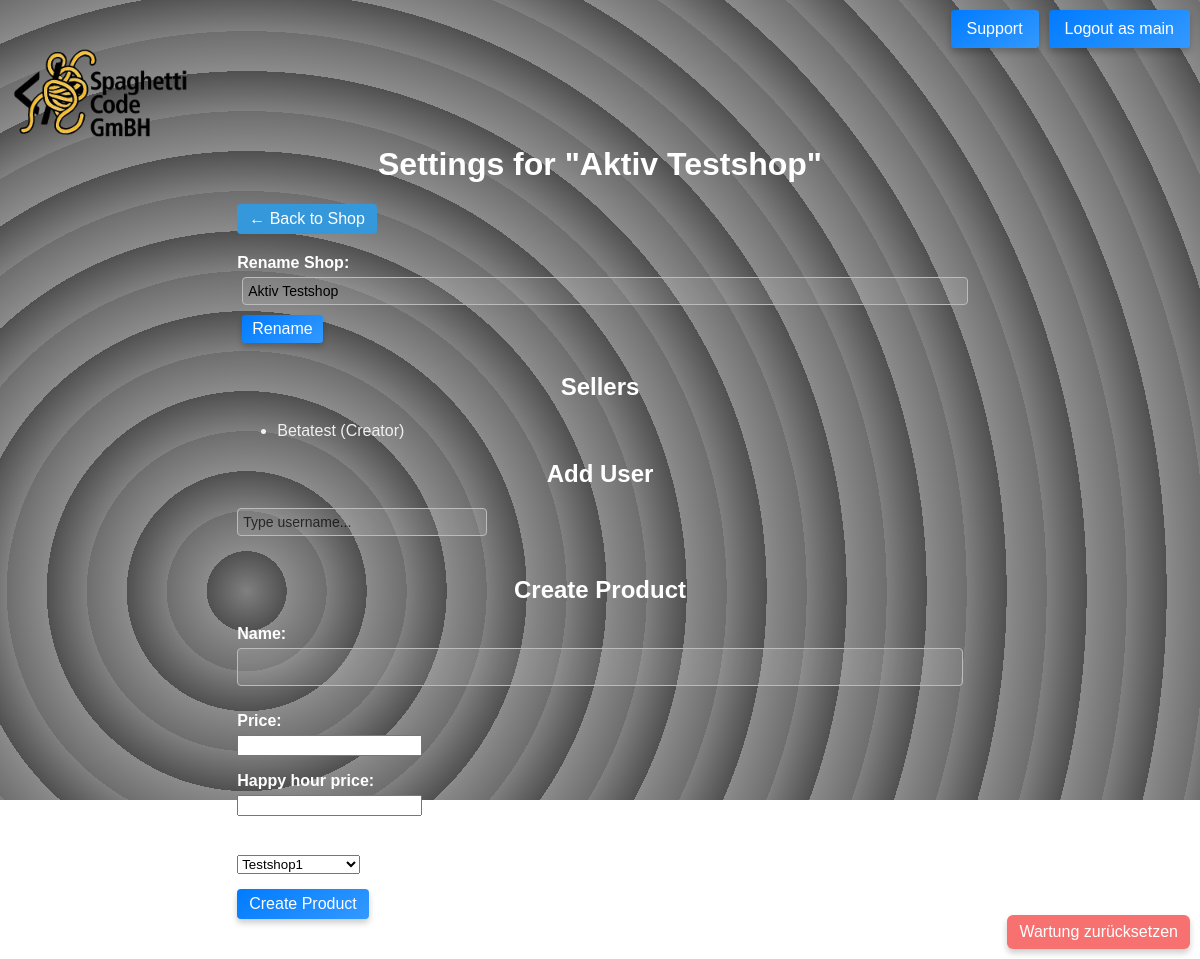
The app's page /Shop/2/settings/ (signed in) with its own data.
### main/models.py (models this page shows, shortened)
class Shop(models.Model):
    name = models.CharField(max_length=50)
    old_sellers = models.ManyToManyField(User, related_name='shops')
    sellers = models.ManyToManyField(User, related_name='new_shops', blank=True, through='ShopUser')
    activated = models.BooleanField(default=False)

class ShopUser(models.Model):
    user = models.ForeignKey(User, on_delete=models.CASCADE)
    shop = models.ForeignKey(Shop, on_delete=models.CASCADE)
    level = models.IntegerField(default=1)  # 0 = Locked | 1 = Seller | 2 = Manager | 3 = Creator
    class Meta:
        unique_together = ("user", "shop")
        db_table = "main_shopuser"

### main/views.py (the view, shortened to what this page needs)
# urls.py: path("Shop/<shop_id>/settings/", ShopSettings, name="ShopSettings"),
def ShopSettings(request, shop_id):
    id = shop_id
    shop = get_object_or_404(Shop, id=id)
    actor_level = get_actor_level(request.user, shop)
    shop_users = ShopUser.objects.filter(shop=shop)
    if request.method == 'POST' and 'create_product' in request.POST:
        form = ProductAddForm(request.user, request.POST)
        if form.is_valid():
            form.save()
            messages.success(request, 'Product created successfully!')
            return redirect('ShopSettings', shop_id=shop.id)
    else:
        form = ProductAddForm(request.user)
    for su in shop_users:
        su.level_name = LEVELS.get(su.level, "Unknown")
        su.allowed_levels = [(lvl, name) for lvl, name in LEVELS.items() if lvl <= actor_level]
    context = {
        'shop': shop,
        'shop_users': shop_users,
        'actor_level': actor_level,
        'form': form,
    }
    return render(request, 'shop_settings.html', context)

### main/forms.py
class ProductAddForm(forms.ModelForm):
    class Meta:
        model = Product
        fields = ['name', 'price', 'happy_hour_price', 'shop']
    def __init__(self, user, *args, **kwargs):
        super().__init__(*args, **kwargs)
        if user.is_superuser:
            queryset = Shop.objects.all()
        else:
            queryset = Shop.objects.filter(sellers=user)
        choices = []
        for shop in queryset:
            label = shop.name
            if user.is_superuser and user not in shop.sellers.all():
                label += ' *'
            choices.append((shop.id, label))
        self.fields['shop'].choices = choices

### main/views.py (called while the page is built)
def get_actor_level(user, shop):
    if user.is_superuser:
        return 3  # Creator
    su = ShopUser.objects.filter(shop=shop, user=user).first()
    if su:
        return su.level
    return 0  # Locked / no access

### main/templates/shop_settings.html (shortened to what this page needs)
{% extends "base.html" %}
{% block content %}
<div class="container" style="width: 66%; margin: 0 auto; padding: 20px; box-sizing: border-box;">
    <h1>Settings for "{{ shop.name }}"</h1>
    <a href="{% url 'Shop' id=shop.id %}" style="display:inline-block; margin-bottom:20px; text-decoration:none; padding:6px 12px; background-color:#3498db; color:white; border-radius:4px;">← Back to Shop</a>
    {% if actor_level == 3 %}
    <form method="post" style="margin-bottom:30px;">
        <label for="shop_name">Rename Shop:</label>
        <input type="text" id="shop_name" name="shop_name" value="{{ shop.name }}" style="padding:5px; margin-left:5px;">
        <button type="submit" style="padding:5px 10px; margin-left:5px; background-color:#2ecc71; color:white; border:none; border-radius:3px;">Rename</button>
    </form>
    {% endif %}
    <h2>Sellers</h2>
    <ul>
        {% for su in shop_users %}
        <li style="margin-bottom:10px;">
            {{ su.user.username }} ({{ su.level_name }})
        </li>
        {% endfor %}
    </ul>
        <h2>Add User</h2>
    <div style="position: relative; margin-bottom:30px;">
        <input type="text" id="user-search" placeholder="Type username..." style="padding:5px; width:250px;">
    </div>
    <h2>Create Product</h2>
    <form method="post" style="margin-top:20px;">
        {{ form.as_p }}
        <button type="submit" style="padding:6px 12px; background-color:#2ecc71; color:white; border:none; border-radius:4px;">Create Product</button>
    </form>
</div>
{% endblock %}

### main/templates/base.html (shortened to what this page needs)
{% load static %}
<!DOCTYPE html>
<html lang="en">
<head>
</head>
<body>
<div id="animated-background"></div>
<div id="logo-container">
    <a href="/"><img src="{% static 'main/logo.png' %}" alt="Logo"></a>
</div>
<div id="content">
    <div id="auth-buttons">
        {% if user.is_authenticated %}
            <a href="/help"><button type="button">Support</button></a>
            <form method="post" action="{% url 'logout' %}">
                <button type="submit">Logout as {{ user.username }}</button>
            </form>
        {% else %}
            <button type="button" onclick="window.location.href='{% url 'login' %}'">Login</button>
            <button type="button" onclick="window.location.href='{% url 'signup' %}'">Signup</button>
        {% endif %}
        {% if request.session.maintenance_bypass %}
<div style="position: fixed; bottom: 10px; right: 10px; z-index: 999;">
    <form method="post" action="{% url 'maintenance-page' %}">
        <button type="submit" style="background:#f87171;color:white;padding:8px 12px;border:none;border-radius:6px;">
            Wartung zurücksetzen
        </button>
    </form>
</div>
{% endif %}
    </div>
    {% block content %}{% endblock content %}
</div>
</body>
</html>

### main/templates/base.html (style rules this page uses)
body, html { margin: 0; padding: 0; height: 100%; font-family: Arial, sans-serif; color: #f0f0f0; }
#animated-background { position: fixed; top: 0; left: 0; width: 100vw; height: 100vh; z-index: -1; background: repeating-radial-gradient( circle at 50% 50%, #808080, #505050 40px, #8b8b8b 40px, #6e6e6e 80px ); }
#content { position: relative; z-index: 0; padding: 0px 20px 20px 20px; top: -100px; }
h1, h2, h3, h4, h5, h6 { margin-bottom: 20px; line-height: 1.2; text-align: center; }
p { margin-bottom: 15px; }
label { display: block; margin-bottom: 5px; font-weight: bold; }
input[type="text"], input[type="email"], input[type="password"], textarea { width: 100%; padding: 10px; margin-bottom: 10px; border: 1px solid #bbb; border-radius: 4px; box-sizing: border-box; font-size: 14px; background-color: rgba(255,255,255,0.1); color: #fff; }
button, input[type="submit"] { background: linear-gradient(145deg, #007bff, #3399ff); color: #fff; border: none; padding: 10px 16px; cursor: pointer; border-radius: 4px; font-size: 16px; transition: all 0.3s ease; box-shadow: 0 4px 6px rgba(0,0,0,0.2); }
#auth-buttons { position: fixed; top: 10px; right: 10px; display: flex; gap: 10px; z-index: 10; }
#logo-container img { height: 200px; }

### records on screen
Shop: name "Aktiv Testshop", shop_name "Aktiv Testshop"
ShopUser: user.username "Betatest", level_name "Creator"

### other values on screen
{{ user.username }} "main"
